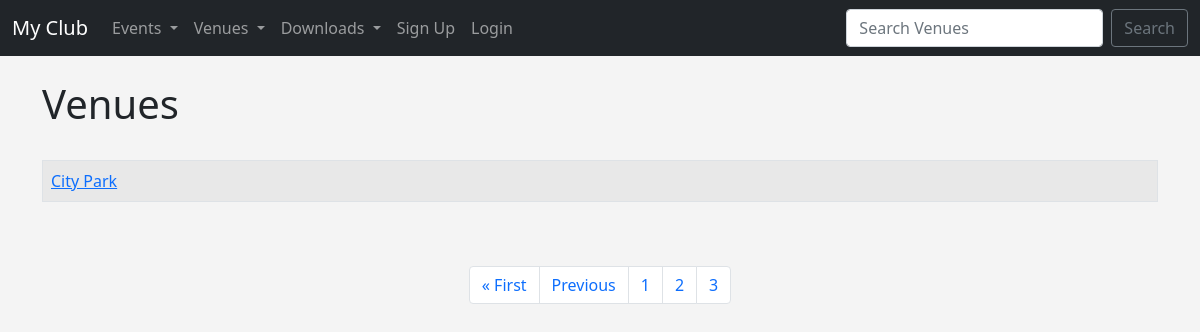
/list_venues?page=3, run on an earlier commit of the app's database.
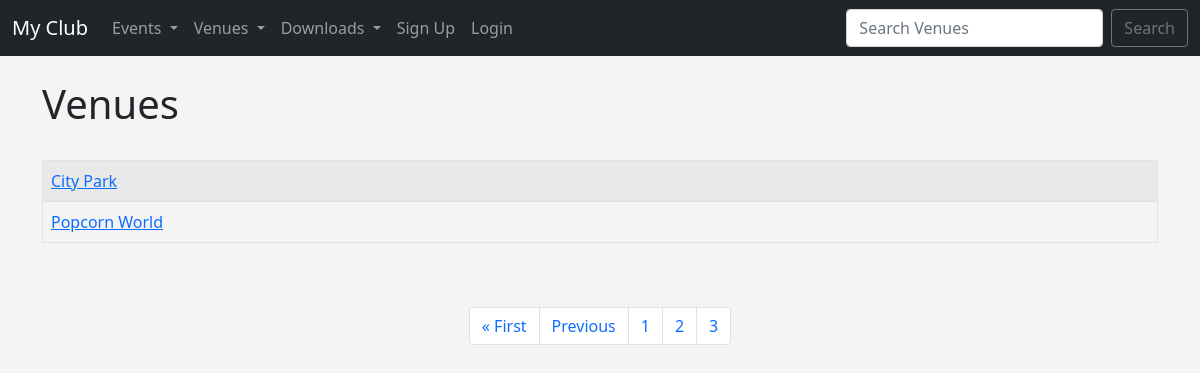
And on a later commit of the database.
### events/models.py (models this page shows)
class Venue(models.Model):
    name = models.CharField('Venue Name', max_length=120)
    address = models.CharField(max_length=300)
    zip_code = models.CharField('Zip Code', max_length=15)
    phone = models.CharField('Contact Phone', max_length=25, blank=True)
    web = models.URLField('Website Address', blank=True)
    email_address = models.EmailField('Email Address', blank=True)
    owner = models.IntegerField("Venue Owner", blank=False, default=1)
    def __str__(self):
        return self.name

### events/views.py (the view)
# urls.py: path('list_venues', views.list_venues, name="list-venues"),
def list_venues(request):
    venue_list = Venue.objects.all()
    p = Paginator(Venue.objects.all(), 2)
    page = request.GET.get('page')
    venues = p.get_page(page)
    nums = "a" * venues.paginator.num_pages
    return render(request,
        'events/venue.html', {
        "venue_list": venue_list,
        "venues": venues,
        "nums": nums
        })

### events/templates/events/venue.html (shortened to what this page needs)
{% extends 'events/base.html' %}
{% block content %}
  <h1>Venues</h1>
  <br/>
  <table class="table table-striped table-hover table-bordered">
  {% for venue in venues %}
    <tr>
      <td>
    <a href="{% url 'show-venue' venue.id %}">{{ venue }}</a>
      </td>
    </tr>
  {% endfor %}
  </table>
  <br/><br/>
  <nav aria-label="Page navigation example">
    <ul class="pagination justify-content-center">
      {% if venues.has_previous %}
        <li class="page-item"><a class="page-link" href="?page=1">&laquo First</a></li>
        <li class="page-item"><a class="page-link" href="?page={{ venues.previous_page_number }}">Previous</a></li>
      {% endif %}
      {% for i in nums %}
        <li class="page-item"><a class="page-link" href="?page={{ forloop.counter }}">{{ forloop.counter }}</a></li>
      {% endfor %}
    </ul>
  </nav>
{% endblock %}

What changed in the data, as far as the page shows it:
added Venue: name "Popcorn World"
